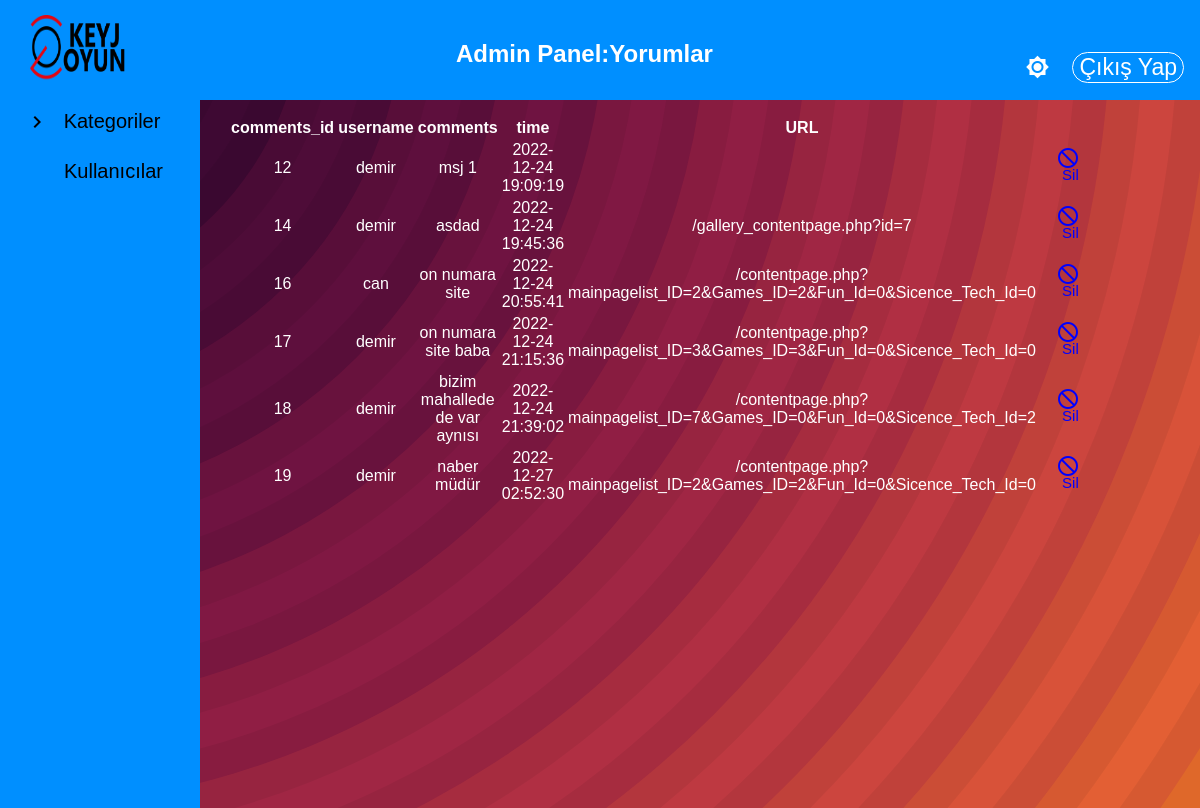
Page /admin/comments-view.php (signed in) on the committed database.
### tables this page shows
CREATE TABLE `comments` (
  `comments_id` int(11) NOT NULL,
  `Games_ID` int(11) DEFAULT NULL,
  `Sicence_Tech_Id` int(11) DEFAULT NULL,
  `Fun_Id` int(11) DEFAULT NULL,
  `gallery_Id` int(11) DEFAULT NULL,
  `username` varchar(50) NOT NULL,
  `comments` text NOT NULL,
  `time` datetime NOT NULL,
  `url` text NOT NULL
);

### admin/Theme/comments-view_theme.php (the view)
<?php
    function func_comments_view_article($baglan)
    {
        $query = "SELECT * FROM comments ORDER BY comments_id";
        $result = mysqli_query($baglan,$query);
        echo '
            <div class="comments-container">
            <table>
                <tr>
                    <th class="id-head">comments_id</th>
                    <th class="username-head">username</th>
                    <th class="comments-head">comments</th>
                    <th class="time-head">time</th>
                    <th class="url-head">URL</th>
                </tr>
        ';
        while($row = mysqli_fetch_assoc($result)){
            echo '
                <tr>
                    <td>'.$row["comments_id"].'</td>
                    <td>'.$row["username"].'</td>
                    <td>'.$row["comments"].'</td>
                    <td>'.$row["time"].'</td>
                    <td>'.$row["url"].'</td>
                    <td>
                        <form action="delete.php" method="POST">
                            <button type="submit" name="data_delete_comments" value="'.$row["comments_id"].'" class="Btn"><i class="material-icons">do_not_disturb</i><span>Sil</span></button>
                        </form>
                    </td>
                </tr>
            ';
        }
        echo '
            </table>
            </div>
        ';
    }
?>

### admin/css/main.css (style rules this page uses)
* { box-sizing: border-box; }
:root { --primarycolor: white; --secondarycolor: black; --bgcolor: #008FFF; }
body { margin: auto; padding: auto; position: relative; bottom: 20px; font-family: Arial, Helvetica, sans-serif; overflow: hidden; background-color: #ff9d00; background-attachment: fixed; background-size: cover; }

### admin/css/comments.css (style rules this page uses)
:root { --primarycolor: white; --secondarycolor: black; --bgcolor: #008FFF; }
.comments-container { width: 80%; height: 84vh; position: relative; top:17vh; left: 15%; color: white; }
table { width: 90%; margin-left: 5%; text-align: center; }
.Btn { padding: 0 1rem 0 1rem; color: blue; border :none; background: none; font-size: 15px; }
.Btn span { margin-left: 5px; position: relative; bottom: 7px; }

### rows in the picture
comments: comments_id "12", username "demir", comments "msj 1", time "2022-12-24 19:09:19"
comments: comments_id "14", username "demir", comments "asdad", time "2022-12-24 19:45:36", url "/gallery_contentpage.php?id=7"
comments: comments_id "16", username "can", comments "on numara site", time "2022-12-24 20:55:41", url "/contentpage.php?mainpagelist_ID=2&Games_ID=2&Fun_Id=0&Sicence_Tech_Id=0"
comments: comments_id "17", username "demir", comments "on numara site baba", time "2022-12-24 21:15:36", url "/contentpage.php?mainpagelist_ID=3&Games_ID=3&Fun_Id=0&Sicence_Tech_Id=0"
comments: comments_id "18", username "demir", comments "bizim mahallede de var aynısı", time "2022-12-24 21:39:02", url "/contentpage.php?mainpagelist_ID=7&Games_ID=0&Fun_Id=0&Sicence_Tech_Id=2"
comments: comments_id "19", username "demir", comments "naber müdür", time "2022-12-27 02:52:30", url "/contentpage.php?mainpagelist_ID=2&Games_ID=2&Fun_Id=0&Sicence_Tech_Id=0"

### other values in the picture
$title "Admin Panel:Yorumlar"
